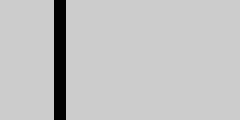
Frame 1 (no input)
Frame 60 (no input): identical to frame 1, image omitted
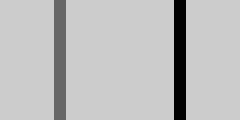
Frame 120 (the mouse pressed at the canvas centre since frame 60)

The p5.js sketch that drew these frames (run headless with seeded random() and noise() and a simulated clock; from frame 60 on, the mouse is pressed at the canvas centre):

// p5.js sketch
// ── sketch.js
function setup() {
    createCanvas(240, 120);
    strokeWeight(12);
}

function draw() {
    background(204);
    stroke(102);
    var gx = mouseX - 60;
    // var gx = constrain(mouseX, 0, 240);
    line(gx, 0, gx, height);  // Gray line
    stroke(0);
    var bx = mouseX + 60;
    // var bx = gx / 2 + 60;
    line(bx, 0, bx, height);  // Black line
    // print(gx.toString() + " " + bx.toString());
}
